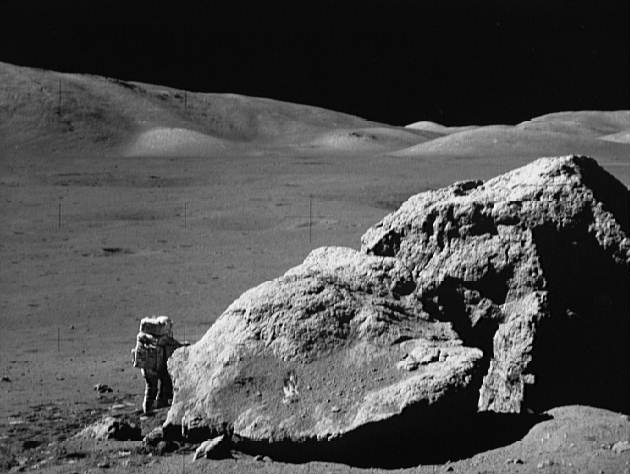
%> input picture Assignments/assignment2/Source Code/problem8/moonlanding.png, 630 x 474 px
$ octave problem8.m   (GNU Octave 9; MATLAB toolbox functions it lacks are replaced by stand-ins)
%> lines starting %> are read from the running program, lines starting %| are printed output that depends on the picture; in (x1, y1, x2, y2) boxes, pixels count from 0 and x2, y2 are one past the last pixel; in counts of white or black regions, pixels touching at a corner belong together; the program's own positions count from 1
### Assignments/assignment2/Source Code/problem8/butter_br.m
function b = butter_br(M,N,cut_off1,cut_off2,ord)
if nargin ~= 5
    eid = sprintf('Images:%s:wrongNumberOfBandRejectInputs',mfilename);
    msg = 'Wrong Number of inputs for ''Gaussian Band Reject'' filter.';
    error(eid,'%s',msg);
end
a = ischar(M) || ischar(N) || ischar(cut_off1) || ischar(cut_off2) || ischar(ord);
if a ~= 0
    eid = sprintf('Images:%s:wrongInputType',mfilename);
    msg = 'Wrong type of Input Arguments for''Butterworth BRF';
    error(eid,'%s',msg);
end
if ~cut_off1 > prod(M,N) || ~cut_off2 > prod(M,N)
    eid = sprintf('Images:%s:badCutOffValue',mfilename);
    msg = 'Bad Cut of Value for''Butterworth BRF';
    error(eid,'%s',msg);
end
if cut_off1 > cut_off2
    h_cut_off = cut_off1;
    l_cut_off = cut_off2;
else
    h_cut_off = cut_off2;
    l_cut_off = cut_off1;
end
W = h_cut_off - l_cut_off;
D0 = l_cut_off;
dist = distmatrix(M,N);
Hbr = 1 ./ (1+((dist*W)./((dist.^2)-(D0^2))).^(2*ord));
b = Hbr;

### Assignments/assignment2/Source Code/problem8/distmatrix.m

function y = distmatrix(M,N)

u = 0:(M - 1);
v = 0:(N - 1);

ind_u = find(u > M/2);
u(ind_u) = u(ind_u) - M;
ind_v = find(v > N/2);
v(ind_v) = v(ind_v) - N;

[V, U] = meshgrid(v, u);

%calculate distance matrix
y = sqrt((U .^ 2) + (V .^ 2));

### Assignments/assignment2/Source Code/problem8/ideal_hp.m
function b = ideal_hp(M,N,cut_off)
if nargin ~= 3
    eid = sprintf('Images:%s:wrongNumberOfLowPassInputs',mfilename);
    msg = 'Wrong Number of inputs for ''Ideal High Pass'' filter.';
    error(eid,'%s',msg);
end
a = ischar(M) || ischar(N) || ischar(cut_off);
if a ~= 0
    eid = sprintf('Images:%s:wrongInputType',mfilename);
    msg = 'Wrong type of Input Arguments for''Ideal HPF';
    error(eid,'%s',msg);
end
if cut_off > prod(M,N)
    eid = sprintf('Images:%s:badCutOffValue',mfilename);
    msg = 'Bad Cut of Value for''Ideal HPF';
    error(eid,'%s',msg);
end
dist = distmatrix(M,N);
H = ones(M,N);
ind = dist<= cut_off;
H(ind) = 0;
b = double(H);

### Assignments/assignment2/Source Code/problem8/ideal_lp.m
function b = ideal_lp(M,N,cut_off)
if nargin ~= 3
    eid = sprintf('Images:%s:wrongNumberOfLowPassInputs',mfilename);
    msg = 'Wrong Number of inputs for ''Ideal Low Pass'' filter.';
    error(eid,'%s',msg);
end
a = ischar(M) || ischar(N) || ischar(cut_off);
if a ~= 0
    eid = sprintf('Images:%s:wrongInputType',mfilename);
    msg = 'Wrong type of Input Arguments for''Ideal LPF';
    error(eid,'%s',msg);
end
if cut_off > prod(M,N)
    eid = sprintf('Images:%s:badCutOffValue',mfilename);
    msg = 'Bad Cut of Value for''Ideal LPF';
    error(eid,'%s',msg);
end
dist = distmatrix(M,N);
H = zeros(M,N);
ind = dist<= cut_off;
H(ind) = 1;
b = double(H);

### Assignments/assignment2/Source Code/problem8/ideal_bp.m
function b = ideal_bp(M,N,cut_off1,cut_off2)
if nargin ~= 4
    eid = sprintf('Images:%s:wrongNumberOfBandPassInputs',mfilename);
    msg = 'Wrong Number of inputs for ''Ideal Band Pass'' filter.';
    error(eid,'%s',msg);
end
a = ischar(M) || ischar(N) || ischar(cut_off1) || ischar(cut_off2);
if a ~= 0
    eid = sprintf('Images:%s:wrongInputType',mfilename);
    msg = 'Wrong type of Input Arguments for''Ideal BPF';
    error(eid,'%s',msg);
end
if ~cut_off1 > prod(M,N) || ~cut_off2 > prod(M,N)
    eid = sprintf('Images:%s:badCutOffValue',mfilename);
    msg = 'Bad Cut of Value for''Ideal BPF';
    error(eid,'%s',msg);
end
if cut_off1 > cut_off2
    h_cut_off = cut_off1;
    l_cut_off = cut_off2;
else
    h_cut_off = cut_off2;
    l_cut_off = cut_off1;
end
H1 = ideal_hp(M,N,l_cut_off);
H2 = ideal_lp(M,N,h_cut_off);
Hbp = H2 - H1;
ind = Hbp == -1;
Hbp(ind) = 1;
ind1 = Hbp == 1;
ind0 = Hbp == 0;
Hbp(ind1) = 0;
Hbp(ind0) = 1;
b = Hbp;

### Assignments/assignment2/Source Code/problem8/gaussian_br.m
function b = gaussian_br(M,N,cut_off1,cut_off2)
if nargin ~= 4
    eid = sprintf('Images:%s:wrongNumberOfLowPassInputs',mfilename);
    msg = 'Wrong Number of inputs for ''Gaussian Band Reject'' filter.';
    error(eid,'%s',msg);
end
a = ischar(M) || ischar(N) || ischar(cut_off1) || ischar(cut_off2);
if a ~= 0
    eid = sprintf('Images:%s:wrongInputType',mfilename);
    msg = 'Wrong type of Input Arguments for''Gaussian BRF';
    error(eid,'%s',msg);
end
if ~cut_off1 > prod(M,N) || ~cut_off2 > prod(M,N)
    eid = sprintf('Images:%s:badCutOffValue',mfilename);
    msg = 'Bad Cut of Value for''Gaussian BRF';
    error(eid,'%s',msg);
end
if cut_off1 > cut_off2
    h_cut_off = cut_off1;
    l_cut_off = cut_off2;
else
    h_cut_off = cut_off2;
    l_cut_off = cut_off1;
end
dist = distmatrix(M,N);
W = h_cut_off - l_cut_off;
D0 = l_cut_off;
Hbr = 1 - exp((-1/2)*(((dist.^2)-(D0^2))./ (dist*W)).^2);
b = Hbr;

### Assignments/assignment2/Source Code/problem8/problem8.m
clc
clear all
close all
ima=imread('moonlanding.png');
%> ima is the input picture: size 474x630 uint8; min 0, max 255, mean 77.8
ima = double(ima);
%> ima: size 474x630 double
figure(1);
imshow(ima,[]);
title('Original image');
imafft = fftshift(fft2(fftshift(ima)));
% Fourier Spectrum of Image
imafft2 = fft2(ima);
imafft3 = fftshift(imafft2);
s = size(ima); ma=max(max((imafft)));
%> after `s = size(ima)`: s = [474 630]
%> after `ma=max(max((imafft)))`: ma = 23229905
maxr = 0.5*sqrt(s(1)^2+s(2)^2); cutoff1 = maxr*30;
%> after `maxr = 0.5*sqrt(s(1)^2+s(2)^2)`: maxr = 394.2
%> after `cutoff1 = maxr*30`: cutoff1 = 11826
cutoff2 = maxr*120;
%> cutoff2 = 47304.1
c=1;
butterworth_filter = butter_br(s(1),s(2),cutoff1,cutoff2,4);
gussian_filter=gaussian_br(s(1),s(2),cutoff1,cutoff2);
Ideal_filter= ideal_bp(s(1),s(2),100,105);
%> in ideal_hp, `H(ind) = 0;`:
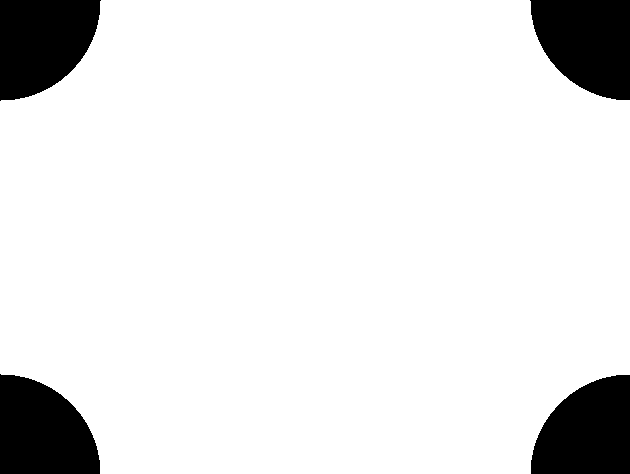
%> H: size 474x630 double; values 0 (black) and 1 (white), 89.5% white; 4 black regions, box (x1, y1, x2, y2) and area: (0, 0, 101, 101) 7955, (530, 0, 630, 100) 7854, (0, 374, 100, 474) 7854, (531, 375, 630, 474) 7754
%> in ideal_lp, `H(ind) = 1;`:
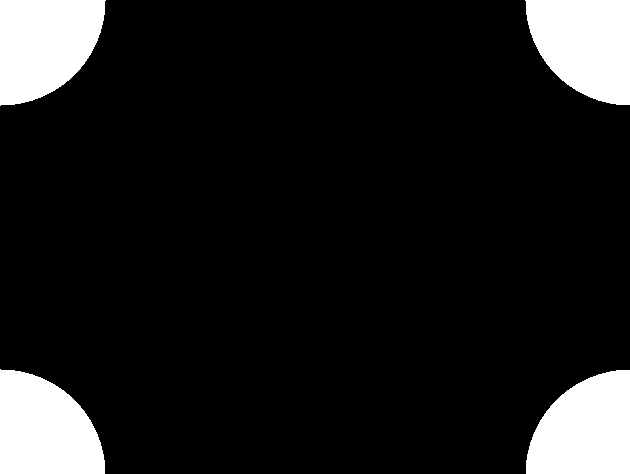
%> H: size 474x630 double; values 0 (black) and 1 (white), 11.6% white; 4 white regions, box (x1, y1, x2, y2) and area: (0, 0, 106, 106) 8761, (525, 0, 630, 105) 8655, (0, 369, 105, 474) 8655, (526, 370, 630, 474) 8550
%> in ideal_bp, `Hbp(ind) = 1;`:
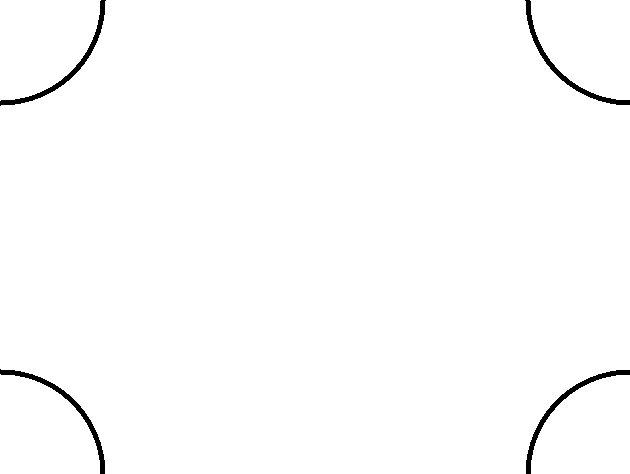
%> Hbp: size 474x630 double; values 0 (black) and 1 (white), 98.9% white; 4 black regions, box (x1, y1, x2, y2) and area: (0, 0, 106, 106) 806, (525, 0, 630, 105) 801, (0, 369, 105, 474) 801, (526, 370, 630, 474) 796
%> in ideal_bp, `Hbp(ind1) = 0;`: Hbp: size 474x630 double; every value is 0
%> (the run ends here)
